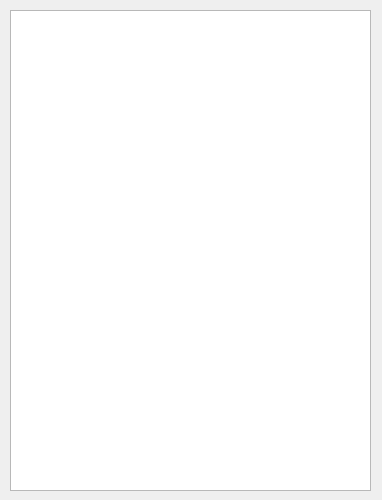
<?xml version="1.0" encoding="UTF-8"?>
<ui version="4.0">
 <class>ShowFITSInfo</class>
 <widget class="QDialog" name="ShowFITSInfo">
  <property name="geometry">
   <rect>
    <x>0</x>
    <y>0</y>
    <width>382</width>
    <height>500</height>
   </rect>
  </property>
  <property name="windowTitle">
   <string>Dialog</string>
  </property>
  <widget class="QListWidget" name="fitsInfoList">
   <property name="geometry">
    <rect>
     <x>10</x>
     <y>10</y>
     <width>361</width>
     <height>481</height>
    </rect>
   </property>
  </widget>
 </widget>
 <resources/>
 <connections/>
</ui>
